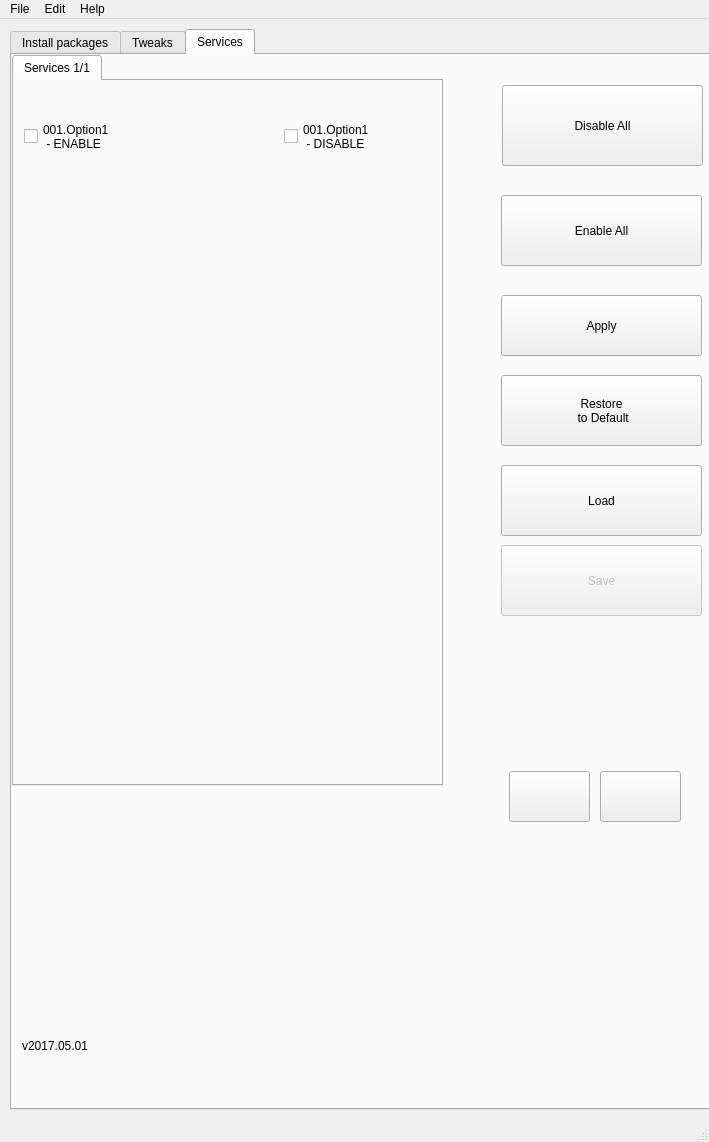
<?xml version="1.0" encoding="UTF-8"?>
<ui version="4.0">
 <class>MainWindow</class>
 <widget class="QMainWindow" name="MainWindow">
  <property name="geometry">
   <rect>
    <x>0</x>
    <y>0</y>
    <width>709</width>
    <height>1142</height>
   </rect>
  </property>
  <property name="windowTitle">
   <string>androidesys</string>
  </property>
  <property name="windowIcon">
   <iconset resource="androidesys.qrc">
    <normaloff>:/images/androidesys.ico</normaloff>:/images/androidesys.ico</iconset>
  </property>
  <widget class="QWidget" name="centralWidget">
   <widget class="QTabWidget" name="tabWidget">
    <property name="enabled">
     <bool>true</bool>
    </property>
    <property name="geometry">
     <rect>
      <x>10</x>
      <y>10</y>
      <width>701</width>
      <height>1081</height>
     </rect>
    </property>
    <property name="currentIndex">
     <number>2</number>
    </property>
    <widget class="QWidget" name="tab_4">
     <attribute name="title">
      <string>Install packages</string>
     </attribute>
     <widget class="QPushButton" name="unselectAllButton">
      <property name="enabled">
       <bool>false</bool>
      </property>
      <property name="geometry">
       <rect>
        <x>470</x>
        <y>30</y>
        <width>221</width>
        <height>81</height>
       </rect>
      </property>
      <property name="text">
       <string>Unselect All</string>
      </property>
     </widget>
     <widget class="QPushButton" name="selectAllButton">
      <property name="enabled">
       <bool>false</bool>
      </property>
      <property name="geometry">
       <rect>
        <x>469</x>
        <y>130</y>
        <width>221</width>
        <height>71</height>
       </rect>
      </property>
      <property name="text">
       <string>Select All</string>
      </property>
     </widget>
     <widget class="QPushButton" name="installSelectedPackagesButton">
      <property name="enabled">
       <bool>false</bool>
      </property>
      <property name="geometry">
       <rect>
        <x>469</x>
        <y>210</y>
        <width>221</width>
        <height>81</height>
       </rect>
      </property>
      <property name="text">
       <string>Install</string>
      </property>
     </widget>
     <widget class="QPushButton" name="uninstallSelectedPackagesButton">
      <property name="enabled">
       <bool>false</bool>
      </property>
      <property name="geometry">
       <rect>
        <x>469</x>
        <y>300</y>
        <width>221</width>
        <height>81</height>
       </rect>
      </property>
      <property name="text">
       <string>Uninstall</string>
      </property>
      <property name="checkable">
       <bool>false</bool>
      </property>
     </widget>
     <widget class="QPushButton" name="loadSelectionButton">
      <property name="enabled">
       <bool>false</bool>
      </property>
      <property name="geometry">
       <rect>
        <x>469</x>
        <y>390</y>
        <width>221</width>
        <height>81</height>
       </rect>
      </property>
      <property name="text">
       <string>Load</string>
      </property>
     </widget>
     <widget class="QPushButton" name="saveSelectionButton">
      <property name="enabled">
       <bool>false</bool>
      </property>
      <property name="geometry">
       <rect>
        <x>469</x>
        <y>480</y>
        <width>221</width>
        <height>81</height>
       </rect>
      </property>
      <property name="text">
       <string>Save</string>
      </property>
     </widget>
     <widget class="QTabWidget" name="tabWidget_2">
      <property name="geometry">
       <rect>
        <x>0</x>
        <y>0</y>
        <width>431</width>
        <height>571</height>
       </rect>
      </property>
      <property name="currentIndex">
       <number>0</number>
      </property>
      <widget class="QWidget" name="tab_11">
       <attribute name="title">
        <string>Packages 1/1</string>
       </attribute>
       <widget class="QLabel" name="label_18">
        <property name="geometry">
         <rect>
          <x>10</x>
          <y>10</y>
          <width>101</width>
          <height>41</height>
         </rect>
        </property>
        <property name="font">
         <font>
          <weight>75</weight>
          <bold>true</bold>
         </font>
        </property>
        <property name="text">
         <string>Utilities</string>
        </property>
       </widget>
       <widget class="QPushButton" name="runDriverPackOnlineButton">
        <property name="enabled">
         <bool>true</bool>
        </property>
        <property name="geometry">
         <rect>
          <x>10</x>
          <y>170</y>
          <width>261</width>
          <height>91</height>
         </rect>
        </property>
        <property name="whatsThis">
         <string/>
        </property>
        <property name="text">
         <string>Option 3</string>
        </property>
        <property name="iconSize">
         <size>
          <width>30</width>
          <height>30</height>
         </size>
        </property>
        <property name="shortcut">
         <string/>
        </property>
        <property name="checkable">
         <bool>false</bool>
        </property>
       </widget>
       <widget class="QPushButton" name="installChocolateyButton">
        <property name="enabled">
         <bool>true</bool>
        </property>
        <property name="geometry">
         <rect>
          <x>10</x>
          <y>70</y>
          <width>261</width>
          <height>91</height>
         </rect>
        </property>
        <property name="whatsThis">
         <string/>
        </property>
        <property name="text">
         <string>Option 2</string>
        </property>
        <property name="iconSize">
         <size>
          <width>30</width>
          <height>30</height>
         </size>
        </property>
        <property name="shortcut">
         <string/>
        </property>
        <property name="checkable">
         <bool>false</bool>
        </property>
       </widget>
      </widget>
     </widget>
    </widget>
    <widget class="QWidget" name="tab_3">
     <attribute name="title">
      <string>Tweaks</string>
     </attribute>
     <widget class="QTabWidget" name="tabWidget_3">
      <property name="geometry">
       <rect>
        <x>0</x>
        <y>0</y>
        <width>691</width>
        <height>441</height>
       </rect>
      </property>
      <property name="font">
       <font>
        <weight>50</weight>
        <bold>false</bold>
       </font>
      </property>
      <property name="currentIndex">
       <number>0</number>
      </property>
      <widget class="QWidget" name="tab_6">
       <attribute name="title">
        <string>Tweaks 1/1</string>
       </attribute>
       <widget class="QPushButton" name="enableBootanimationButton">
        <property name="geometry">
         <rect>
          <x>10</x>
          <y>40</y>
          <width>281</width>
          <height>91</height>
         </rect>
        </property>
        <property name="whatsThis">
         <string/>
        </property>
        <property name="text">
         <string>Enable</string>
        </property>
        <property name="iconSize">
         <size>
          <width>30</width>
          <height>30</height>
         </size>
        </property>
        <property name="shortcut">
         <string/>
        </property>
        <property name="checkable">
         <bool>false</bool>
        </property>
       </widget>
       <widget class="QLabel" name="label_12">
        <property name="geometry">
         <rect>
          <x>10</x>
          <y>10</y>
          <width>181</width>
          <height>21</height>
         </rect>
        </property>
        <property name="font">
         <font>
          <weight>75</weight>
          <bold>true</bold>
         </font>
        </property>
        <property name="text">
         <string>Bootanimation</string>
        </property>
       </widget>
       <widget class="QPushButton" name="disableBootanimationButton">
        <property name="geometry">
         <rect>
          <x>10</x>
          <y>140</y>
          <width>281</width>
          <height>91</height>
         </rect>
        </property>
        <property name="whatsThis">
         <string/>
        </property>
        <property name="text">
         <string>Disable</string>
        </property>
        <property name="iconSize">
         <size>
          <width>30</width>
          <height>30</height>
         </size>
        </property>
        <property name="shortcut">
         <string/>
        </property>
        <property name="checkable">
         <bool>false</bool>
        </property>
       </widget>
       <widget class="QPushButton" name="activateBootanimationSelectorButton">
        <property name="geometry">
         <rect>
          <x>10</x>
          <y>240</y>
          <width>281</width>
          <height>111</height>
         </rect>
        </property>
        <property name="whatsThis">
         <string/>
        </property>
        <property name="text">
         <string>Activate Bootanimation
 Selector</string>
        </property>
        <property name="iconSize">
         <size>
          <width>30</width>
          <height>30</height>
         </size>
        </property>
        <property name="shortcut">
         <string/>
        </property>
        <property name="checkable">
         <bool>false</bool>
        </property>
       </widget>
      </widget>
     </widget>
    </widget>
    <widget class="QWidget" name="tab_5">
     <attribute name="title">
      <string>Services</string>
     </attribute>
     <widget class="QTabWidget" name="tabWidget_6">
      <property name="geometry">
       <rect>
        <x>0</x>
        <y>0</y>
        <width>431</width>
        <height>731</height>
       </rect>
      </property>
      <property name="currentIndex">
       <number>0</number>
      </property>
      <widget class="QWidget" name="tab_14">
       <attribute name="title">
        <string>Services 1/1</string>
       </attribute>
       <widget class="QCheckBox" name="checkBox_002">
        <property name="geometry">
         <rect>
          <x>270</x>
          <y>10</y>
          <width>211</width>
          <height>91</height>
         </rect>
        </property>
        <property name="text">
         <string>001.Option1
 - DISABLE</string>
        </property>
       </widget>
       <widget class="QCheckBox" name="checkBox_001">
        <property name="geometry">
         <rect>
          <x>10</x>
          <y>10</y>
          <width>211</width>
          <height>91</height>
         </rect>
        </property>
        <property name="text">
         <string>001.Option1
 - ENABLE</string>
        </property>
       </widget>
      </widget>
     </widget>
     <widget class="QPushButton" name="loadServicesSelectionButton">
      <property name="geometry">
       <rect>
        <x>489</x>
        <y>410</y>
        <width>201</width>
        <height>71</height>
       </rect>
      </property>
      <property name="text">
       <string>Load</string>
      </property>
     </widget>
     <widget class="QPushButton" name="disableAllServicesButton">
      <property name="geometry">
       <rect>
        <x>490</x>
        <y>30</y>
        <width>201</width>
        <height>81</height>
       </rect>
      </property>
      <property name="text">
       <string>Disable All</string>
      </property>
     </widget>
     <widget class="QPushButton" name="enableAllServicesButton">
      <property name="geometry">
       <rect>
        <x>489</x>
        <y>140</y>
        <width>201</width>
        <height>71</height>
       </rect>
      </property>
      <property name="text">
       <string>Enable All</string>
      </property>
     </widget>
     <widget class="QPushButton" name="saveSelectionButton_2">
      <property name="enabled">
       <bool>false</bool>
      </property>
      <property name="geometry">
       <rect>
        <x>489</x>
        <y>490</y>
        <width>201</width>
        <height>71</height>
       </rect>
      </property>
      <property name="text">
       <string>Save</string>
      </property>
     </widget>
     <widget class="QPushButton" name="applyButton">
      <property name="geometry">
       <rect>
        <x>489</x>
        <y>240</y>
        <width>201</width>
        <height>61</height>
       </rect>
      </property>
      <property name="text">
       <string>Apply</string>
      </property>
     </widget>
     <widget class="QPushButton" name="RestoreServicesToDefaultButton">
      <property name="geometry">
       <rect>
        <x>489</x>
        <y>320</y>
        <width>201</width>
        <height>71</height>
       </rect>
      </property>
      <property name="text">
       <string>Restore
 to Default</string>
      </property>
     </widget>
     <widget class="QLabel" name="label">
      <property name="geometry">
       <rect>
        <x>10</x>
        <y>970</y>
        <width>161</width>
        <height>41</height>
       </rect>
      </property>
      <property name="text">
       <string>v2017.05.01</string>
      </property>
     </widget>
    </widget>
   </widget>
   <widget class="QPushButton" name="updateAppButton">
    <property name="geometry">
     <rect>
      <x>509</x>
      <y>752</y>
      <width>81</width>
      <height>51</height>
     </rect>
    </property>
    <property name="toolTip">
     <string>&lt;html&gt;&lt;head/&gt;&lt;body&gt;&lt;p&gt;Update program&lt;/p&gt;&lt;/body&gt;&lt;/html&gt;</string>
    </property>
    <property name="text">
     <string/>
    </property>
    <property name="icon">
     <iconset resource="androidesys.qrc">
      <normaloff>:/images/flecha_arriba.png</normaloff>:/images/flecha_arriba.png</iconset>
    </property>
   </widget>
   <widget class="QPushButton" name="updateScriptsButton">
    <property name="geometry">
     <rect>
      <x>600</x>
      <y>752</y>
      <width>81</width>
      <height>51</height>
     </rect>
    </property>
    <property name="toolTip">
     <string>&lt;html&gt;&lt;head/&gt;&lt;body&gt;&lt;p&gt;Update scripts&lt;/p&gt;&lt;/body&gt;&lt;/html&gt;</string>
    </property>
    <property name="text">
     <string/>
    </property>
    <property name="icon">
     <iconset resource="androidesys.qrc">
      <normaloff>:/images/upgrade.png</normaloff>:/images/upgrade.png</iconset>
    </property>
   </widget>
  </widget>
  <widget class="QMenuBar" name="menuBar">
   <property name="geometry">
    <rect>
     <x>0</x>
     <y>0</y>
     <width>709</width>
     <height>22</height>
    </rect>
   </property>
   <widget class="QMenu" name="menuNuevo">
    <property name="title">
     <string>File</string>
    </property>
    <addaction name="separator"/>
    <addaction name="separator"/>
    <addaction name="actionExit"/>
   </widget>
   <widget class="QMenu" name="menuEdici_n">
    <property name="title">
     <string>Edit</string>
    </property>
    <addaction name="actionPreferences"/>
   </widget>
   <widget class="QMenu" name="menuAyuda">
    <property name="title">
     <string>Help</string>
    </property>
    <addaction name="actionTutorial"/>
    <addaction name="actionAbout"/>
    <addaction name="actionAbout_Qt"/>
   </widget>
   <addaction name="menuNuevo"/>
   <addaction name="menuEdici_n"/>
   <addaction name="menuAyuda"/>
  </widget>
  <widget class="QStatusBar" name="statusBar"/>
  <action name="actionExit">
   <property name="text">
    <string>Exit</string>
   </property>
  </action>
  <action name="actionPaste">
   <property name="enabled">
    <bool>false</bool>
   </property>
   <property name="icon">
    <iconset resource="androidesys.qrc">
     <normaloff>:/images/paste.png</normaloff>:/images/paste.png</iconset>
   </property>
   <property name="text">
    <string>Paste</string>
   </property>
  </action>
  <action name="actionAbout">
   <property name="text">
    <string>About</string>
   </property>
  </action>
  <action name="actionAbout_Qt">
   <property name="text">
    <string>About Qt</string>
   </property>
  </action>
  <action name="actionSave_as">
   <property name="enabled">
    <bool>false</bool>
   </property>
   <property name="icon">
    <iconset resource="androidesys.qrc">
     <normaloff>:/images/save.png</normaloff>:/images/save.png</iconset>
   </property>
   <property name="text">
    <string>Save as...</string>
   </property>
  </action>
  <action name="actionNew">
   <property name="enabled">
    <bool>false</bool>
   </property>
   <property name="icon">
    <iconset resource="androidesys.qrc">
     <normaloff>:/images/new.png</normaloff>:/images/new.png</iconset>
   </property>
   <property name="text">
    <string>New</string>
   </property>
  </action>
  <action name="actionOpen">
   <property name="enabled">
    <bool>false</bool>
   </property>
   <property name="icon">
    <iconset resource="androidesys.qrc">
     <normaloff>:/images/open.png</normaloff>:/images/open.png</iconset>
   </property>
   <property name="text">
    <string>Open</string>
   </property>
  </action>
  <action name="actionSave">
   <property name="enabled">
    <bool>false</bool>
   </property>
   <property name="icon">
    <iconset resource="androidesys.qrc">
     <normaloff>:/images/save.png</normaloff>:/images/save.png</iconset>
   </property>
   <property name="text">
    <string>Save</string>
   </property>
  </action>
  <action name="actionCopy">
   <property name="enabled">
    <bool>false</bool>
   </property>
   <property name="icon">
    <iconset resource="androidesys.qrc">
     <normaloff>:/images/copy.png</normaloff>:/images/copy.png</iconset>
   </property>
   <property name="text">
    <string>Copy</string>
   </property>
  </action>
  <action name="actionCut">
   <property name="enabled">
    <bool>false</bool>
   </property>
   <property name="icon">
    <iconset resource="androidesys.qrc">
     <normaloff>:/images/cut.png</normaloff>:/images/cut.png</iconset>
   </property>
   <property name="text">
    <string>Cut</string>
   </property>
   <property name="iconText">
    <string>Cortar</string>
   </property>
  </action>
  <action name="actionPreferences">
   <property name="enabled">
    <bool>false</bool>
   </property>
   <property name="text">
    <string>Preferences</string>
   </property>
  </action>
  <action name="actionTutorial">
   <property name="text">
    <string>Tutorial</string>
   </property>
  </action>
 </widget>
 <layoutdefault spacing="6" margin="11"/>
 <resources>
  <include location="androidesys.qrc"/>
 </resources>
 <connections>
  <connection>
   <sender>actionExit</sender>
   <signal>triggered()</signal>
   <receiver>MainWindow</receiver>
   <slot>close()</slot>
   <hints>
    <hint type="sourcelabel">
     <x>-1</x>
     <y>-1</y>
    </hint>
    <hint type="destinationlabel">
     <x>215</x>
     <y>199</y>
    </hint>
   </hints>
  </connection>
 </connections>
</ui>
